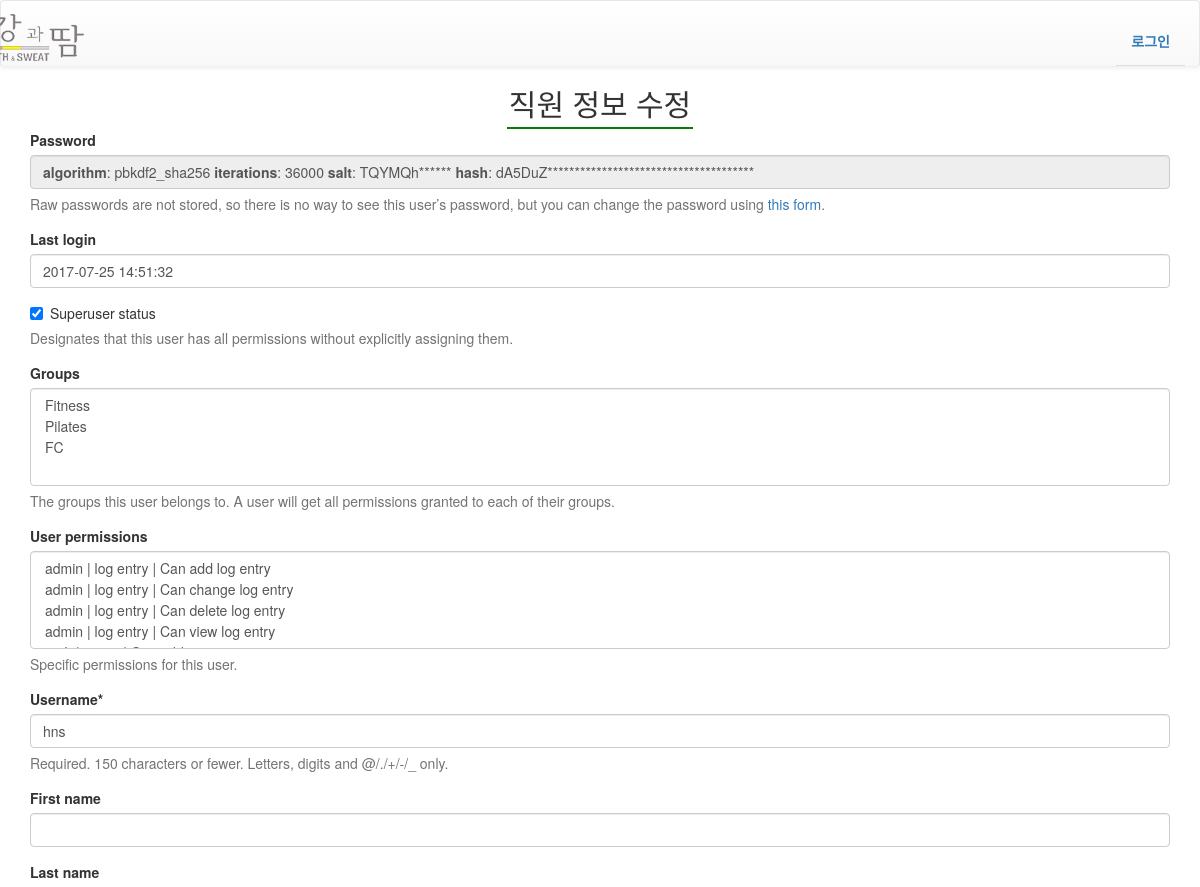
Before: /management/member_management/edit_staff/1/ (upper part) with the older database file.
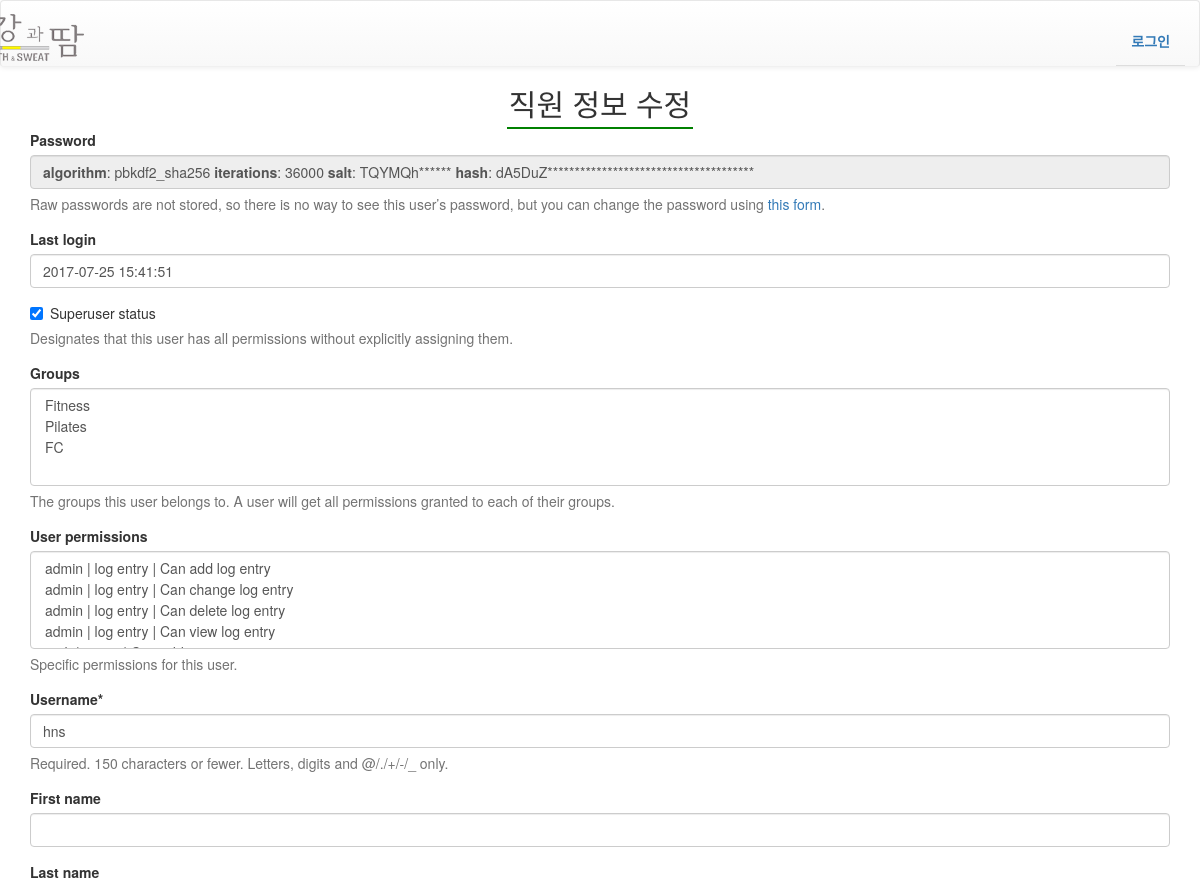
After: the same page with the newer database file.
### authentication/models.py (models this page shows)
class User(AbstractUser):
    sex = models.CharField(max_length=12, verbose_name='성별',null=True)
    birth = models.DateField(null=True, blank=True)
    phone_num = models.CharField(max_length=32, null=True, help_text='Ex) 010-1234-1234',verbose_name='휴대번호')
    teamleader = models.BooleanField(blank=True, default=False, verbose_name='팀장 여부')
    basic_salary = models.DecimalField(max_digits=10, decimal_places=0, default=0 ,verbose_name='기본급')
    pilates_GX = models.CharField(max_length=32, blank=True, null=True, help_text='필라테스 gx정책',verbose_name='필라테스 GX정책')
    pilates_PT = models.CharField(max_length=32, blank=True, null=True, help_text='필라테스 PT정책',verbose_name='필라테스 PT정책')

### management/views.py (the view)
# urls.py: url(r'^member_management/edit_staff/(?P<staff_id>\d+)/$', views.edit_staff, name="edit_staff"),
def edit_staff(request, staff_id):
    staff = User.objects.get(id=staff_id)
    salary = Fitness_Salary.objects.filter(uid=staff_id)
    if request.method == 'POST':
        form = CustomUserChangeForm(request.POST, instance=staff)
        if form.is_valid():
            form.save()
            return redirect('management:member_management')
    else:
        staff = User.objects.get(id=staff_id)
        form = CustomUserChangeForm(instance=staff)
    context = {
        'form' : form,
        'salary' : salary,
    }
    return render(request, 'management/edit_staff.html', context)

### management/forms.py
class CustomUserChangeForm(UserChangeForm):
    class Meta:
        model = User
        fields = '__all__'

### management/templates/management/edit_staff.html (shortened to what this page needs)
{% extends "navbar.html" %}
{% load crispy_forms_tags %}
{% block content %}
<h2 class="text-center"><span class="header">직원 정보 수정</span></h2>
<div class="container">
    <form method="POST">
        {{form |crispy}}
    </form>
</div>
{% endblock %}

Changed rows visible on the page:
changed User "hns": last_login "2017-07-25 14:51:32" → "2017-07-25 15:41:51"
